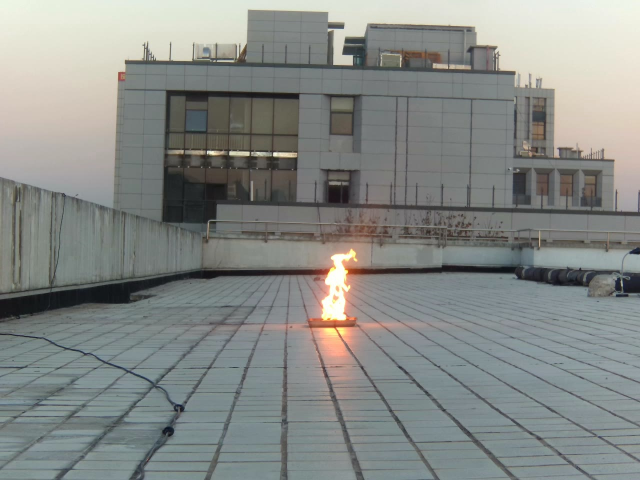
#> input picture OpenCV/fireDetection/图像预处理/10.jpg, 1280 x 960 px, found by its file name (shown at 1/2 size)
$ python demo.py
#> lines starting #> are read from the running program, lines starting #| are printed output that depends on the picture; after the words box and inside, x2 and y2 are one past the last pixel; in counts of white or black regions, pixels touching at a corner belong together
import cv2
import numpy as np

# 滑动条的回调函数，获取滑动条位置处的值
def empty(a):
    h_min = cv2.getTrackbarPos("Hue Min", "TrackBars")
    h_max = cv2.getTrackbarPos("Hue Max", "TrackBars")
    s_min = cv2.getTrackbarPos("Sat Min", "TrackBars")
    s_max = cv2.getTrackbarPos("Sat Max", "TrackBars")
    v_min = cv2.getTrackbarPos("Val Min", "TrackBars")
    v_max = cv2.getTrackbarPos("Val Max", "TrackBars")
    print(h_min, h_max, s_min, s_max, v_min, v_max)
    return h_min, h_max, s_min, s_max, v_min, v_max

path = '10.jpg'
# 创建一个窗口，放置6个滑动条
cv2.namedWindow("TrackBars")
cv2.resizeWindow("TrackBars", 640, 240)
cv2.createTrackbar("Hue Min", "TrackBars", 0, 179, empty)
cv2.createTrackbar("Hue Max", "TrackBars", 19, 179, empty)
cv2.createTrackbar("Sat Min", "TrackBars", 110, 255, empty)
cv2.createTrackbar("Sat Max", "TrackBars", 240, 255, empty)
cv2.createTrackbar("Val Min", "TrackBars", 153, 255, empty)
cv2.createTrackbar("Val Max", "TrackBars", 255, 255, empty)

while True:
    img = cv2.imread(path)
#> img is the input picture: shape (960, 1280, 3); mean B, G, R 134.3, 137.5, 134.2

    scale_percent = 60  # percent of original size
    width = int(img.shape[1] * scale_percent / 100)
#> width = 768
    height = int(img.shape[0] * scale_percent / 100)
#> height = 576
    dim = (width, height)
#> dim = (768, 576)
    img = cv2.resize(img, dim, interpolation=cv2.INTER_AREA)
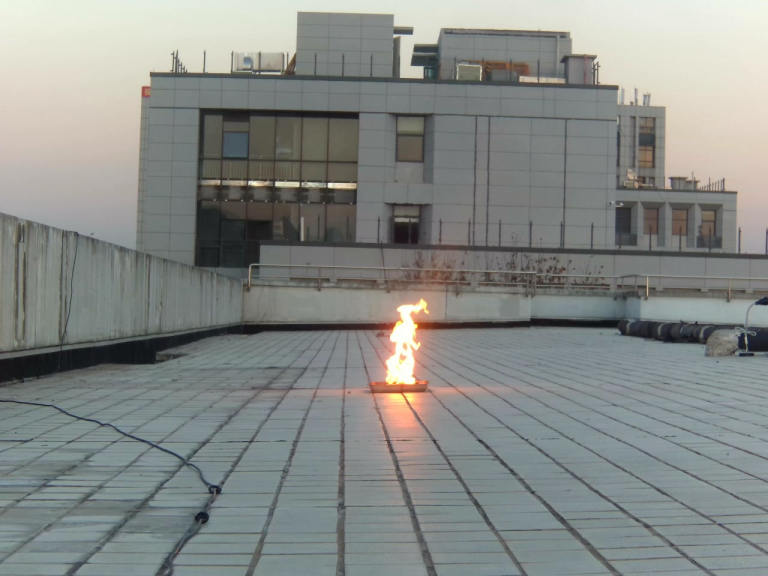
#> img: shape (576, 768, 3); mean B, G, R 134.3, 137.5, 134.2


    kernel = np.ones((4, 4), np.uint8)
    # img = cv2.dilate(img, kernel)


    imgHSV = cv2.cvtColor(img, cv2.COLOR_BGR2HSV)
#> imgHSV: shape (576, 768, 3); mean H, S, V 67.5, 22.9, 140.9
    h_min, h_max, s_min, s_max, v_min, v_max = empty(0)
    lower = np.array([h_min, s_min, v_min])
    upper = np.array([h_max, s_max, v_max])
    mask = cv2.inRange(imgHSV, lower, upper)
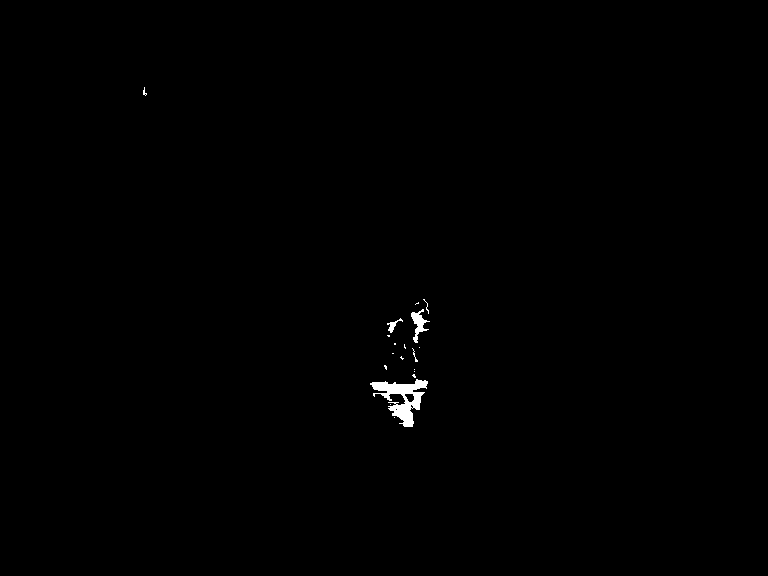
#> mask: shape (576, 768); 0.35% white; 19 white regions (15 under 20 px), largest, box (x1, y1, x2, y2) and area: (370, 379, 428, 427) 1139, (411, 309, 430, 343) 245, (387, 318, 403, 333) 75, (412, 348, 418, 362) 21
    mask = cv2.dilate(mask, kernel)
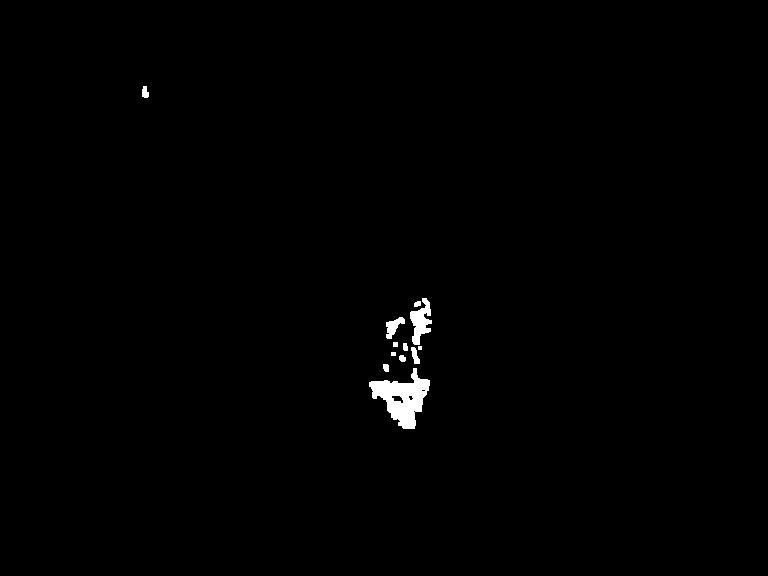
#> mask: shape (576, 768); 0.66% white; 12 white regions (1 under 20 px)

    contours, hierarchy = cv2.findContours(mask, cv2.RETR_LIST, cv2.CHAIN_APPROX_SIMPLE)
#> contours = 16 contours, 6 with area under 20; largest, box (x1, y1, x2, y2) and area: (369, 368, 430, 429) 1752, (410, 298, 432, 345) 480, (386, 317, 405, 339) 178, (411, 347, 420, 364) 71, (391, 395, 404, 404) 60

    empty_img = np.zeros((img.shape[0], img.shape[1], 3), np.uint8)
    empty_img.fill(0)
#> empty_img: shape (576, 768, 3); every value is 0

    draw_img = cv2.drawContours(empty_img, contours, -1, (255,255,255), thickness=2)
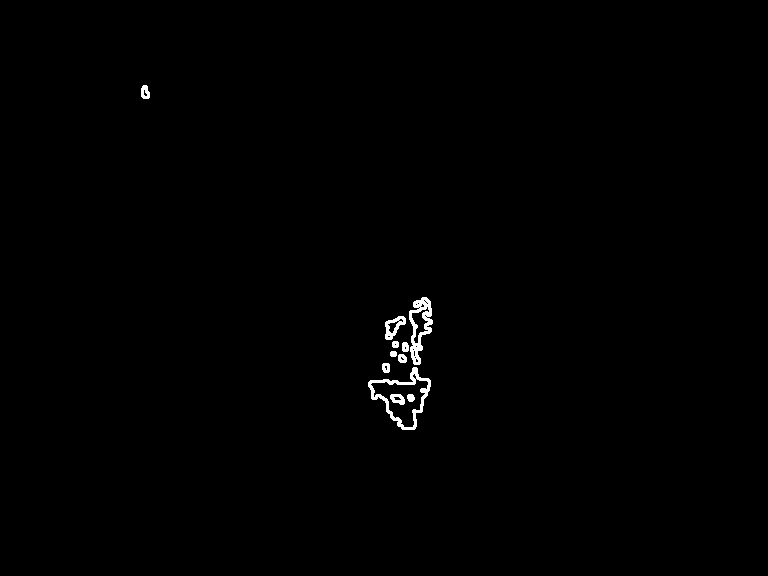
#> draw_img: shape (576, 768, 3); 0.51% white; 11 white regions, largest, box (x1, y1, x2, y2) and area: (368, 367, 431, 430) 780, (409, 297, 433, 365) 709, (385, 316, 406, 340) 233

    cv2.imshow("origin",img)
    cv2.imshow("Mask", mask)
    cv2.imshow("contours", draw_img)
    cv2.waitKey(1)
